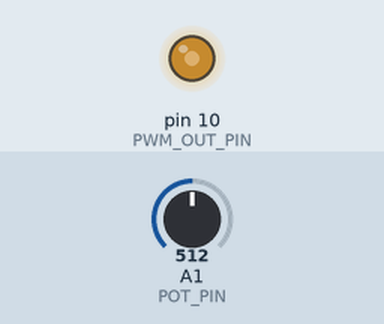
Simulated run of this sketch. Board: Arduino Uno, built with avr-gcc and run on an emulated ATmega328P. On the bench: output pins drawn as LEDs (lit = HIGH). Inputs (shaded band) come from the test bench; at power-on: A1 (POT_PIN) = 512.

Above: at 1.2 s.
1.3 s: A1 (POT_PIN) set to 716
At 2.1 s:
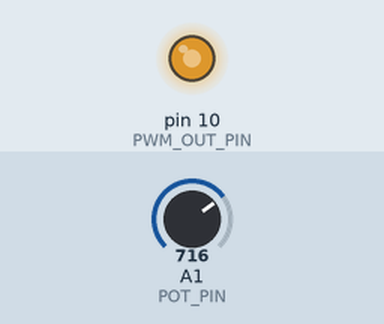
2.9 s: A1 (POT_PIN) set to 190
At 3.3 s:
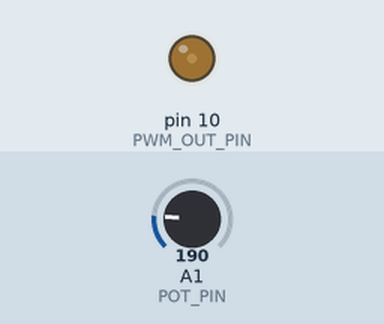
4.5 s: A1 (POT_PIN) set to 0
At 5.7 s:
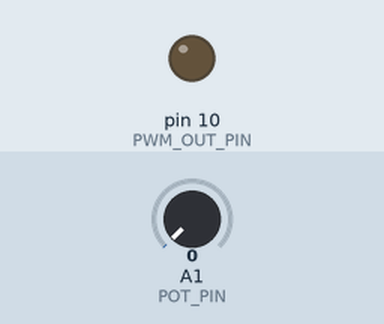
Timing chart, 0 to 7.5 s (numbered marks = the images above; inputs shaded):
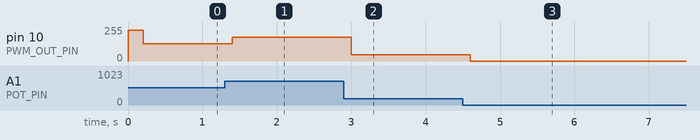

The sketch:

fan_pwn_control.ino
```cpp
/*
 * Timer black magic from
 * https://forum.arduino.cc/index.php?topic=415167.0
 *
 * Succesfully controls a noctua 12V 4-pin fan with good results.
 */

#define POT_PIN A1
#define PWM_OUT_PIN 10

uint16_t potVal;
uint32_t currentMillis;
uint32_t lastMillis;

word pwmB = 288; // 90% duty (0-320 = 0-100% duty cycle)


void setup() {
  Serial.begin(9600);


  pinMode(POT_PIN, INPUT);
  pinMode(PWM_OUT_PIN, OUTPUT);


  //Changin timer divisor = BLACK MAGIC

  TCCR1A = 0;            //clear timer registers
  TCCR1B = 0;
  TCNT1 = 0;

  TCCR1B |= _BV(CS10);   //no prescaler
  ICR1 = 320;            //PWM mode counts up 320 then down 320 counts (25kHz)

  OCR1B = pwmB;          //0-320 = 0-100% duty cycle
  TCCR1A |= _BV(COM1B1); //output B clear rising/set falling

  TCCR1B |= _BV(WGM13);  //PWM mode with ICR1 Mode 10
  TCCR1A |= _BV(WGM11);  //WGM13:WGM10 set 1010
}


void loop() {
  currentMillis = millis();

  //Simple timer to read every n ms
  if (currentMillis - lastMillis >= 200) {
    lastMillis = currentMillis;


    potVal = analogRead(POT_PIN);
    if(potVal <= 10) {potVal= 0;}
    delay(1);

    //Map potVal to weird 0-320 value.
    pwmB = map(potVal, 0, 1023, 0, 320);

    /*
    Serial.print("Analog read: ");
    Serial.println(potVal);
    Serial.print("pwmB set to [%]: ");
    Serial.println(map(potVal, 0, 1023, 0, 100) );
    Serial.println(' ');
    */
  }

  analogWrite(PWM_OUT_PIN, pwmB );
  delay(1);//delay for stability, maybe not needed, maybe bad for time divisory BFM.

}
```

Measured:
- after the input at 1.3 s, pin 10 (PWM_OUT_PIN): 128/255 → 178/255 after 0.10 s
- after the input at 2.9 s, pin 10 (PWM_OUT_PIN): 178/255 → 47/255 after 0.10 s
- after the input at 4.5 s, pin 10 (PWM_OUT_PIN): 47/255 → 0/255 after 0.10 s
